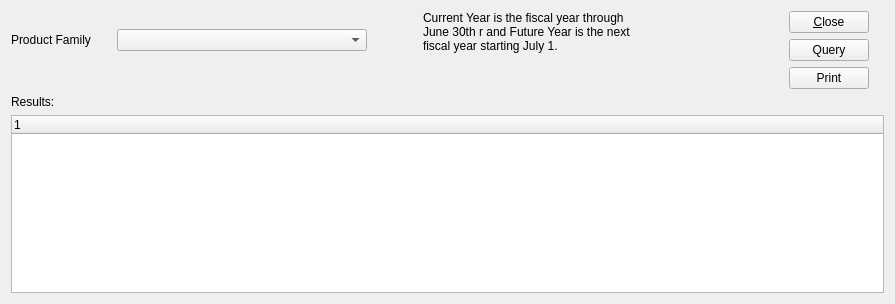
<?xml version="1.0" encoding="UTF-8"?>
<ui version="4.0">
 <comment>This file is part of the xTuple ERP: PostBooks Edition, a free and
open source Enterprise Resource Planning software suite,
Copyright (c) 1999-2011 by OpenMFG LLC, d/b/a xTuple.
It is licensed to you under the Common Public Attribution License
version 1.0, the full text of which (including xTuple-specific Exhibits)
is available at www.xtuple.com/CPAL.  By using this software, you agree
to be bound by its terms.</comment>
 <class>productfamily_price</class>
 <widget class="QWidget" name="productfamily_price">
  <property name="geometry">
   <rect>
    <x>0</x>
    <y>0</y>
    <width>889</width>
    <height>304</height>
   </rect>
  </property>
  <property name="windowTitle">
   <string>Product Family Prices</string>
  </property>
  <layout class="QGridLayout" name="gridLayout">
   <item row="0" column="0">
    <layout class="QFormLayout" name="formLayout">
     <property name="fieldGrowthPolicy">
      <enum>QFormLayout::FieldsStayAtSizeHint</enum>
     </property>
     <property name="topMargin">
      <number>18</number>
     </property>
     <property name="rightMargin">
      <number>50</number>
     </property>
     <property name="bottomMargin">
      <number>18</number>
     </property>
     <item row="0" column="0">
      <widget class="XLabel" name="xlabel">
       <property name="minimumSize">
        <size>
         <width>100</width>
         <height>0</height>
        </size>
       </property>
       <property name="text">
        <string>Product Family</string>
       </property>
      </widget>
     </item>
     <item row="0" column="1">
      <widget class="XComboBox" name="_itemgroup">
       <property name="minimumSize">
        <size>
         <width>250</width>
         <height>0</height>
        </size>
       </property>
       <property name="currentIndex">
        <number>-1</number>
       </property>
      </widget>
     </item>
    </layout>
   </item>
   <item row="0" column="2">
    <layout class="QVBoxLayout" name="verticalLayout">
     <property name="leftMargin">
      <number>140</number>
     </property>
     <property name="rightMargin">
      <number>15</number>
     </property>
     <item>
      <widget class="QPushButton" name="_close">
       <property name="minimumSize">
        <size>
         <width>0</width>
         <height>0</height>
        </size>
       </property>
       <property name="text">
        <string>&amp;Close</string>
       </property>
      </widget>
     </item>
     <item>
      <widget class="QPushButton" name="_query">
       <property name="minimumSize">
        <size>
         <width>0</width>
         <height>0</height>
        </size>
       </property>
       <property name="text">
        <string>Query</string>
       </property>
      </widget>
     </item>
     <item>
      <widget class="QPushButton" name="_print">
       <property name="text">
        <string>Print</string>
       </property>
      </widget>
     </item>
     <item>
      <spacer name="verticalSpacer">
       <property name="orientation">
        <enum>Qt::Vertical</enum>
       </property>
       <property name="sizeType">
        <enum>QSizePolicy::Preferred</enum>
       </property>
       <property name="sizeHint" stdset="0">
        <size>
         <width>20</width>
         <height>0</height>
        </size>
       </property>
      </spacer>
     </item>
    </layout>
   </item>
   <item row="2" column="0" colspan="3">
    <widget class="XTreeWidget" name="_results"/>
   </item>
   <item row="1" column="0">
    <widget class="QLabel" name="_resultsLit">
     <property name="text">
      <string>Results:</string>
     </property>
     <property name="buddy">
      <cstring>_results</cstring>
     </property>
    </widget>
   </item>
   <item row="0" column="1">
    <layout class="QFormLayout" name="formLayout_2">
     <item row="0" column="0" colspan="2">
      <widget class="QLabel" name="label">
       <property name="minimumSize">
        <size>
         <width>220</width>
         <height>0</height>
        </size>
       </property>
       <property name="maximumSize">
        <size>
         <width>16777215</width>
         <height>16777215</height>
        </size>
       </property>
       <property name="baseSize">
        <size>
         <width>200</width>
         <height>0</height>
        </size>
       </property>
       <property name="text">
        <string>Current Year is the fiscal year through June 30th r and Future Year is the next fiscal year starting July 1.</string>
       </property>
       <property name="wordWrap">
        <bool>true</bool>
       </property>
      </widget>
     </item>
    </layout>
   </item>
  </layout>
 </widget>
 <customwidgets>
  <customwidget>
   <class>XComboBox</class>
   <extends>QComboBox</extends>
   <header>xcombobox.h</header>
  </customwidget>
  <customwidget>
   <class>XLabel</class>
   <extends>QLabel</extends>
   <header>xlabel.h</header>
  </customwidget>
  <customwidget>
   <class>XTreeWidget</class>
   <extends>QTreeWidget</extends>
   <header>xtreewidget.h</header>
  </customwidget>
 </customwidgets>
 <tabstops>
  <tabstop>_results</tabstop>
  <tabstop>_query</tabstop>
  <tabstop>_close</tabstop>
 </tabstops>
 <resources/>
 <connections>
  <connection>
   <sender>_close</sender>
   <signal>clicked()</signal>
   <receiver>productfamily_price</receiver>
   <slot>close()</slot>
   <hints>
    <hint type="sourcelabel">
     <x>335</x>
     <y>31</y>
    </hint>
    <hint type="destinationlabel">
     <x>246</x>
     <y>7</y>
    </hint>
   </hints>
  </connection>
  <connection>
   <sender>_itemgroup</sender>
   <signal>currentIndexChanged(int)</signal>
   <receiver>_query</receiver>
   <slot>click()</slot>
   <hints>
    <hint type="sourcelabel">
     <x>215</x>
     <y>36</y>
    </hint>
    <hint type="destinationlabel">
     <x>374</x>
     <y>50</y>
    </hint>
   </hints>
  </connection>
 </connections>
</ui>
